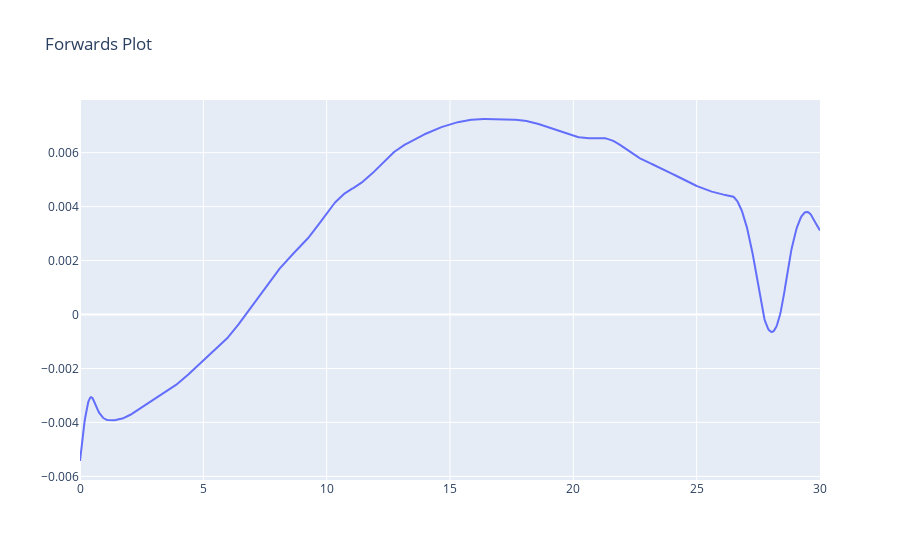

The notebook cell this image was saved under:
### Code cell
# Plot of the forwards
date = "2020-02-02"
curve_ys = lambda t: yield_spline_curve.get_value(date, tenors=t)
curve_log_ff = lambda x: -np.log(curve_ys(x))


def curve_forward(x):
    h = 0.00001  # a small delta value to calculate the derivative, adjust if necessary
    return (curve_log_ff(x + h) - curve_log_ff(x)) / h  # finite difference method


x_values = np.linspace(0, 30, 1000)  # Change the range and number of points as needed
y_values = curve_forward(x_values)
fig = go.Figure(data=go.Scatter(x=x_values, y=y_values))
fig.update_layout(title="Forwards Plot")
fig.show()

### Figure 1 — Plotly figure (JSON) as saved in the notebook; plotly's stock layout.template omitted (floating-point values rounded to 4 significant figures; data arrays with more than 128 entries replaced by an {"elided": "..."} marker saying what was removed)
{"data": [{"type": "scatter", "x": {"elided": "1000 float values"}, "y": {"elided": "1000 float values"}}], "layout": {"title": {"text": "Forwards Plot"}}}
